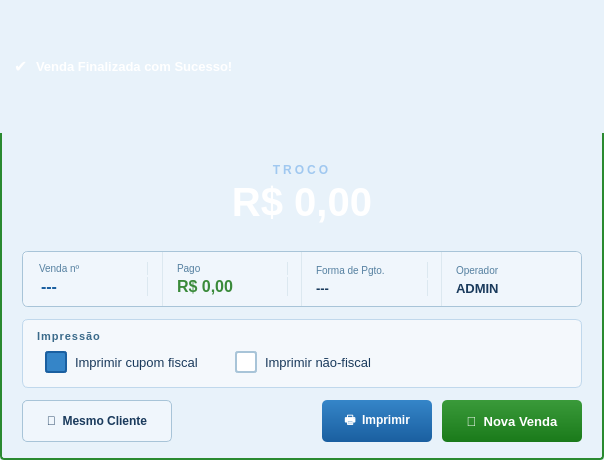
<?xml version="1.0" encoding="UTF-8"?>
<ui version="4.0">
 <class>ModalPosPagamento</class>
 <widget class="QDialog" name="ModalPosPagamento">
  <property name="geometry">
   <rect>
    <x>0</x>
    <y>0</y>
    <width>604</width>
    <height>460</height>
   </rect>
  </property>
  <property name="windowTitle">
   <string>CSPdv - Venda Finalizada</string>
  </property>
  <property name="styleSheet">
   <string notr="true">QDialog { background-color: #e8f2fa; font-family: Arial; }</string>
  </property>
  <property name="modal">
   <bool>true</bool>
  </property>
  <layout class="QVBoxLayout" name="mainVLayout">
   <property name="spacing">
    <number>0</number>
   </property>
   <property name="leftMargin">
    <number>0</number>
   </property>
   <property name="topMargin">
    <number>0</number>
   </property>
   <property name="rightMargin">
    <number>0</number>
   </property>
   <property name="bottomMargin">
    <number>0</number>
   </property>
   <item>
    <widget class="QFrame" name="frameTitleBar">
     <property name="styleSheet">
      <string notr="true">
       QFrame#frameTitleBar {
        background: qlineargradient(x1:0,y1:0,x2:0,y2:1,
         stop:0 #3a9a3a, stop:1 #1a7a1a);
        border-top-left-radius: 4px;
        border-top-right-radius: 4px;
       }
      </string>
     </property>
     <layout class="QHBoxLayout" name="titleHL">
      <property name="spacing">
       <number>8</number>
      </property>
      <property name="leftMargin">
       <number>14</number>
      </property>
      <property name="topMargin">
       <number>0</number>
      </property>
      <property name="rightMargin">
       <number>10</number>
      </property>
      <property name="bottomMargin">
       <number>0</number>
      </property>
      <item>
       <widget class="QLabel" name="lblTitleIcon">
        <property name="styleSheet">
         <string notr="true">color:white;font-size:16px;font-weight:bold;</string>
        </property>
        <property name="text">
         <string>✔</string>
        </property>
       </widget>
      </item>
      <item>
       <widget class="QLabel" name="lblTitulo">
        <property name="styleSheet">
         <string notr="true">color:white;font-size:13px;font-weight:bold;</string>
        </property>
        <property name="text">
         <string>Venda Finalizada com Sucesso!</string>
        </property>
       </widget>
      </item>
      <item>
       <spacer name="titleSpacer">
        <property name="orientation">
         <enum>Qt::Horizontal</enum>
        </property>
        <property name="sizeHint" stdset="0">
         <size>
          <width>20</width>
          <height>10</height>
         </size>
        </property>
       </spacer>
      </item>
     </layout>
    </widget>
   </item>
   <item>
    <widget class="QFrame" name="frameConteudo">
     <property name="styleSheet">
      <string notr="true">
       QFrame#frameConteudo {
        background-color: #e8f2fa;
        border: 2px solid #2a8a30;
        border-top: none;
        border-bottom-left-radius: 4px;
        border-bottom-right-radius: 4px;
       }
      </string>
     </property>
     <layout class="QVBoxLayout" name="conteudoVLayout">
      <property name="spacing">
       <number>12</number>
      </property>
      <property name="leftMargin">
       <number>20</number>
      </property>
      <property name="topMargin">
       <number>16</number>
      </property>
      <property name="rightMargin">
       <number>20</number>
      </property>
      <property name="bottomMargin">
       <number>16</number>
      </property>
      <item>
       <widget class="QFrame" name="frameTrocoDestaque">
        <property name="styleSheet">
         <string notr="true">
          QFrame#frameTrocoDestaque {
           background: qlineargradient(x1:0,y1:0,x2:0,y2:1,
            stop:0 #1a5fa0, stop:1 #0e3878);
           border-radius: 8px;
          }
         </string>
        </property>
        <layout class="QVBoxLayout" name="trocoDestaqueVL">
         <property name="spacing">
          <number>2</number>
         </property>
         <property name="leftMargin">
          <number>20</number>
         </property>
         <property name="topMargin">
          <number>14</number>
         </property>
         <property name="rightMargin">
          <number>20</number>
         </property>
         <property name="bottomMargin">
          <number>14</number>
         </property>
         <item>
          <widget class="QLabel" name="lblTrocoTitulo">
           <property name="styleSheet">
            <string notr="true">color:#a0c8f0;font-size:12px;font-weight:bold;letter-spacing:3px;</string>
           </property>
           <property name="text">
            <string>TROCO</string>
           </property>
           <property name="alignment">
            <set>Qt::AlignCenter</set>
           </property>
          </widget>
         </item>
         <item>
          <widget class="QLabel" name="lblTrocoValor">
           <property name="styleSheet">
            <string notr="true">color:white;font-size:40px;font-weight:bold;</string>
           </property>
           <property name="text">
            <string>R$ 0,00</string>
           </property>
           <property name="alignment">
            <set>Qt::AlignCenter</set>
           </property>
          </widget>
         </item>
        </layout>
       </widget>
      </item>
      <item>
       <widget class="QFrame" name="frameResumoVenda">
        <property name="styleSheet">
         <string notr="true">
          QFrame#frameResumoVenda {
           background-color: #ffffff;
           border: 1px solid #a8c4d8;
           border-radius: 6px;
          }
         </string>
        </property>
        <layout class="QHBoxLayout" name="resumoVendaHL">
         <property name="spacing">
          <number>0</number>
         </property>
         <property name="leftMargin">
          <number>0</number>
         </property>
         <property name="topMargin">
          <number>0</number>
         </property>
         <property name="rightMargin">
          <number>0</number>
         </property>
         <property name="bottomMargin">
          <number>0</number>
         </property>
         <item>
          <widget class="QFrame" name="frameResumoNumVenda">
           <property name="styleSheet">
            <string notr="true">QFrame{background-color:#f0f6fc;border-right:1px solid #dce8f0;border-top-left-radius:6px;border-bottom-left-radius:6px;}</string>
           </property>
           <layout class="QVBoxLayout" name="resumoNumVL">
            <property name="spacing">
             <number>2</number>
            </property>
            <property name="leftMargin">
             <number>14</number>
            </property>
            <property name="topMargin">
             <number>10</number>
            </property>
            <property name="rightMargin">
             <number>14</number>
            </property>
            <property name="bottomMargin">
             <number>10</number>
            </property>
            <item>
             <widget class="QLabel" name="lblNumVendaLabel">
              <property name="styleSheet">
               <string notr="true">font-size:10px;color:#5580a0;</string>
              </property>
              <property name="text">
               <string>Venda nº</string>
              </property>
             </widget>
            </item>
            <item>
             <widget class="QLabel" name="lblNumVendaValor">
              <property name="styleSheet">
               <string notr="true">font-size:16px;font-weight:bold;color:#1a5fa0;</string>
              </property>
              <property name="text">
               <string>---</string>
              </property>
             </widget>
            </item>
           </layout>
          </widget>
         </item>
         <item>
          <widget class="QFrame" name="frameResumoTotalPago">
           <property name="styleSheet">
            <string notr="true">QFrame{background-color:#f0f6fc;border-right:1px solid #dce8f0;}</string>
           </property>
           <layout class="QVBoxLayout" name="resumoTotalPagoVL">
            <property name="spacing">
             <number>2</number>
            </property>
            <property name="leftMargin">
             <number>14</number>
            </property>
            <property name="topMargin">
             <number>10</number>
            </property>
            <property name="rightMargin">
             <number>14</number>
            </property>
            <property name="bottomMargin">
             <number>10</number>
            </property>
            <item>
             <widget class="QLabel" name="lblTotalPagoLabel">
              <property name="styleSheet">
               <string notr="true">font-size:10px;color:#5580a0;</string>
              </property>
              <property name="text">
               <string>Pago</string>
              </property>
             </widget>
            </item>
            <item>
             <widget class="QLabel" name="lblTotalPagoValor">
              <property name="styleSheet">
               <string notr="true">font-size:16px;font-weight:bold;color:#3a8a3a;</string>
              </property>
              <property name="text">
               <string>R$ 0,00</string>
              </property>
             </widget>
            </item>
           </layout>
          </widget>
         </item>
         <item>
          <widget class="QFrame" name="frameResumoFormaPgto">
           <property name="styleSheet">
            <string notr="true">QFrame{background-color:#f0f6fc;border-right:1px solid #dce8f0;}</string>
           </property>
           <layout class="QVBoxLayout" name="resumoFormaPgtoVL">
            <property name="spacing">
             <number>2</number>
            </property>
            <property name="leftMargin">
             <number>14</number>
            </property>
            <property name="topMargin">
             <number>10</number>
            </property>
            <property name="rightMargin">
             <number>14</number>
            </property>
            <property name="bottomMargin">
             <number>10</number>
            </property>
            <item>
             <widget class="QLabel" name="lblFormaPgtoLabel">
              <property name="styleSheet">
               <string notr="true">font-size:10px;color:#5580a0;</string>
              </property>
              <property name="text">
               <string>Forma de Pgto.</string>
              </property>
             </widget>
            </item>
            <item>
             <widget class="QLabel" name="lblFormaPgtoValor">
              <property name="styleSheet">
               <string notr="true">font-size:13px;font-weight:bold;color:#1a3a5c;</string>
              </property>
              <property name="text">
               <string>---</string>
              </property>
             </widget>
            </item>
           </layout>
          </widget>
         </item>
         <item>
          <widget class="QFrame" name="frameResumoOperador">
           <property name="styleSheet">
            <string notr="true">QFrame{background-color:#f0f6fc;border-top-right-radius:6px;border-bottom-right-radius:6px;}</string>
           </property>
           <layout class="QVBoxLayout" name="resumoOperadorVL">
            <property name="spacing">
             <number>2</number>
            </property>
            <property name="leftMargin">
             <number>14</number>
            </property>
            <property name="topMargin">
             <number>10</number>
            </property>
            <property name="rightMargin">
             <number>14</number>
            </property>
            <property name="bottomMargin">
             <number>10</number>
            </property>
            <item>
             <widget class="QLabel" name="lblOperadorLabel">
              <property name="styleSheet">
               <string notr="true">font-size:10px;color:#5580a0;</string>
              </property>
              <property name="text">
               <string>Operador</string>
              </property>
             </widget>
            </item>
            <item>
             <widget class="QLabel" name="lblOperadorValor">
              <property name="styleSheet">
               <string notr="true">font-size:13px;font-weight:bold;color:#1a3a5c;</string>
              </property>
              <property name="text">
               <string>ADMIN</string>
              </property>
             </widget>
            </item>
           </layout>
          </widget>
         </item>
        </layout>
       </widget>
      </item>
      <item>
       <widget class="QFrame" name="frameOpcoes">
        <property name="styleSheet">
         <string notr="true">
          QFrame#frameOpcoes {
           background-color: #f4f8fc;
           border: 1px solid #c0d8ec;
           border-radius: 6px;
          }
          QCheckBox {
           font-size: 13px;
           color: #1a3a5c;
           spacing: 8px;
           padding: 4px 8px;
          }
          QCheckBox::indicator {
           width: 18px; height: 18px;
           border: 2px solid #a8c4d8;
           border-radius: 3px;
           background: white;
          }
          QCheckBox::indicator:checked {
           background-color: #3585c8;
           border-color: #1a5fa0;
          }
         </string>
        </property>
        <layout class="QVBoxLayout" name="opcoesVL">
         <property name="spacing">
          <number>4</number>
         </property>
         <property name="leftMargin">
          <number>14</number>
         </property>
         <property name="topMargin">
          <number>10</number>
         </property>
         <property name="rightMargin">
          <number>14</number>
         </property>
         <property name="bottomMargin">
          <number>10</number>
         </property>
         <item>
          <widget class="QLabel" name="lblOpcoesTitle">
           <property name="styleSheet">
            <string notr="true">font-size:11px;font-weight:bold;color:#3a6a8a;letter-spacing:1px;</string>
           </property>
           <property name="text">
            <string>Impressão</string>
           </property>
          </widget>
         </item>
         <item>
          <layout class="QHBoxLayout">
           <property name="spacing">
            <number>20</number>
           </property>
           <item>
            <widget class="QCheckBox" name="checkImprimirCupom">
             <property name="text">
              <string>Imprimir cupom fiscal</string>
             </property>
             <property name="checked">
              <bool>true</bool>
             </property>
            </widget>
           </item>
           <item>
            <widget class="QCheckBox" name="checkImprimirNaoFiscal">
             <property name="text">
              <string>Imprimir não-fiscal</string>
             </property>
            </widget>
           </item>
           <item>
            <spacer>
             <property name="orientation">
              <enum>Qt::Horizontal</enum>
             </property>
             <property name="sizeHint" stdset="0">
              <size>
               <width>10</width>
               <height>10</height>
              </size>
             </property>
            </spacer>
           </item>
          </layout>
         </item>
        </layout>
       </widget>
      </item>
      <item>
       <layout class="QHBoxLayout" name="botoesHL">
        <property name="spacing">
         <number>10</number>
        </property>
        <item>
         <widget class="QPushButton" name="btnNovaVendaMesmoCliente">
          <property name="minimumSize">
           <size>
            <width>150</width>
            <height>42</height>
           </size>
          </property>
          <property name="styleSheet">
           <string notr="true">
            QPushButton{background-color:#f0f6fc;color:#1a3a5c;font-size:12px;font-weight:bold;border:1px solid #a8c4d8;border-radius:5px;padding:5px 12px;}
            QPushButton:hover{background-color:#dceaf4;border-color:#3585c8;}
            QPushButton:pressed{background-color:#c0d8ec;}
           </string>
          </property>
          <property name="text">
           <string>👤  Mesmo Cliente</string>
          </property>
         </widget>
        </item>
        <item>
         <spacer>
          <property name="orientation">
           <enum>Qt::Horizontal</enum>
          </property>
          <property name="sizeHint" stdset="0">
           <size>
            <width>20</width>
            <height>10</height>
           </size>
          </property>
         </spacer>
        </item>
        <item>
         <widget class="QPushButton" name="btnImprimirNovaVenda">
          <property name="minimumSize">
           <size>
            <width>110</width>
            <height>42</height>
           </size>
          </property>
          <property name="styleSheet">
           <string notr="true">
            QPushButton{background:qlineargradient(x1:0,y1:0,x2:0,y2:1,stop:0 #3585c8,stop:1 #1a5fa0);color:white;font-size:12px;font-weight:bold;border:none;border-radius:5px;padding:5px 12px;}
            QPushButton:hover{background:#2a74b8;}
            QPushButton:pressed{background:#1a5fa0;}
           </string>
          </property>
          <property name="text">
           <string>🖶  Imprimir</string>
          </property>
         </widget>
        </item>
        <item>
         <widget class="QPushButton" name="btnNovaVenda">
          <property name="minimumSize">
           <size>
            <width>140</width>
            <height>42</height>
           </size>
          </property>
          <property name="styleSheet">
           <string notr="true">
            QPushButton{background:qlineargradient(x1:0,y1:0,x2:0,y2:1,stop:0 #3a9a3a,stop:1 #1a7a1a);color:white;font-size:13px;font-weight:bold;border:none;border-radius:5px;padding:5px 14px;}
            QPushButton:hover{background:qlineargradient(x1:0,y1:0,x2:0,y2:1,stop:0 #48aa48,stop:1 #288828);}
            QPushButton:pressed{background:qlineargradient(x1:0,y1:0,x2:0,y2:1,stop:0 #1a7a1a,stop:1 #0e5a0e);}
           </string>
          </property>
          <property name="text">
           <string>🛒  Nova Venda</string>
          </property>
          <property name="shortcut">
           <string>Return</string>
          </property>
          <property name="default">
           <bool>true</bool>
          </property>
         </widget>
        </item>
       </layout>
      </item>
     </layout>
    </widget>
   </item>
  </layout>
 </widget>
 <resources/>
 <connections>
  <connection>
   <sender>btnNovaVenda</sender>
   <signal>clicked()</signal>
   <receiver>ModalPosPagamento</receiver>
   <slot>accept()</slot>
   <hints>
    <hint type="sourcelabel">
     <x>20</x>
     <y>20</y>
    </hint>
    <hint type="destinationlabel">
     <x>20</x>
     <y>20</y>
    </hint>
   </hints>
  </connection>
  <connection>
   <sender>btnNovaVendaMesmoCliente</sender>
   <signal>clicked()</signal>
   <receiver>ModalPosPagamento</receiver>
   <slot>accept()</slot>
   <hints>
    <hint type="sourcelabel">
     <x>20</x>
     <y>20</y>
    </hint>
    <hint type="destinationlabel">
     <x>20</x>
     <y>20</y>
    </hint>
   </hints>
  </connection>
 </connections>
</ui>
